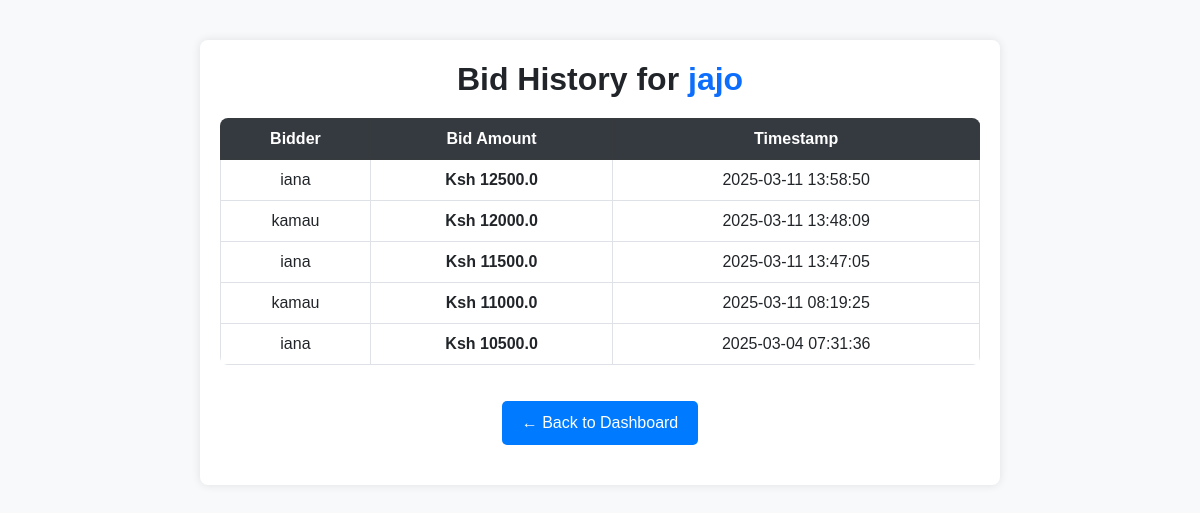
The app's page /admin/bids/history/1, older data.
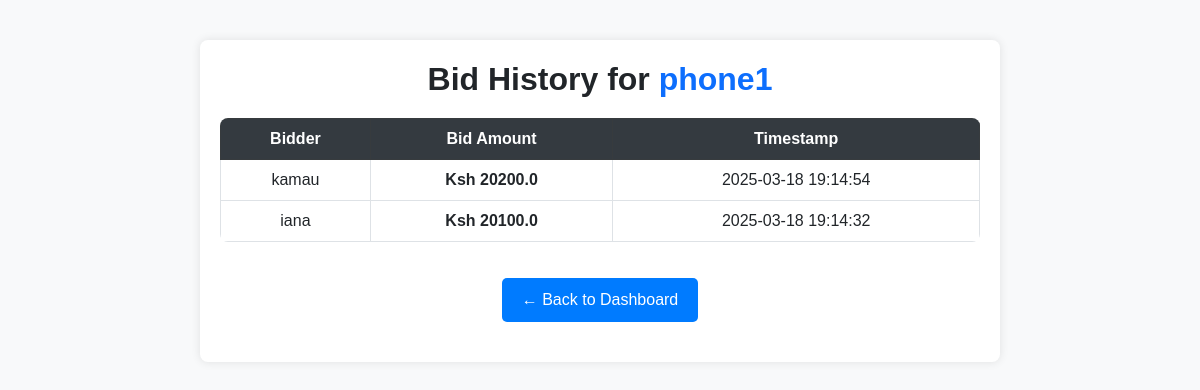
The same page, newer data.
### models.py (models this page shows)
class AuctionItem(db.Model):
    id = db.Column(db.Integer, primary_key=True)
    title = db.Column(db.String(100), nullable=False)
    description = db.Column(db.Text, nullable=False)
    starting_price = db.Column(db.Float, nullable=False)
    image = db.Column(db.String(100), nullable=True)
    end_time = db.Column(db.DateTime(timezone=True), nullable=False, default=lambda: datetime.now(timezone.utc))
    bids = db.relationship('Bid', backref='auction_item', lazy=True)
    category = db.Column(db.String(50), nullable=False)  # New field for category
    additional_images = db.relationship('AdditionalImage', back_populates='auction_item', cascade="all, delete-orphan")
    serial_number = db.Column(db.String(50), nullable=True)
    model = db.Column(db.String(50), nullable=True)
    year_of_manufacture = db.Column(db.String(4), nullable=True)
    color = db.Column(db.String(30), nullable=True)
    primary_damage = db.Column(db.String(50), nullable=True)
    secondary_damage = db.Column(db.String(50), nullable=True)
    VIN = db.Column(db.String(17), nullable=True)
    odometer = db.Column(db.Integer, nullable=True)
    working = db.Column(db.String(10), nullable=True)  # Yes/No/Not Applicable
    sale_status = db.Column(db.String(20), default='Open')  # Open, Closed, or Sold

class Bid(db.Model):
    id = db.Column(db.Integer, primary_key=True)
    user_id = db.Column(db.Integer, db.ForeignKey('user.id'), nullable=False)
    auction_id = db.Column(db.Integer, db.ForeignKey('auction_item.id'), nullable=False)
    bid_amount = db.Column(db.Float, nullable=False)
    timestamp = db.Column(db.DateTime, default=datetime.now)
    user = db.relationship('User', backref='bids')

class User(UserMixin, db.Model):
    id = db.Column(db.Integer, primary_key=True)
    username = db.Column(db.String(50), unique=True, nullable=False)
    password = db.Column(db.String(100), nullable=False)
    is_admin = db.Column(db.Boolean, default=False)

### app.py (the view)
@app.route('/admin/bids/history/<int:item_id>')
def view_bid_history(item_id):
    auction = AuctionItem.query.get(item_id)  # Fetch auction item
    if (not auction):
        abort(404)  # Handle the case where the auction item does not exist
    bids = Bid.query.filter_by(auction_id=item_id).order_by(Bid.timestamp.desc()).all()
    return render_template('view_bid_history.html', bids=bids, item_id=item_id, auction=auction)

### app.py (called while the page is built)
@app.context_processor
def inject_user_model():
    from models import User  # Import your User model here
    return dict(User=User)

### templates/view_bid_history.html (shortened to what this page needs)
<!DOCTYPE html>
<html lang="en">
<head>
    <link href="https://cdn.jsdelivr.net/npm/bootstrap@5.3.0/dist/css/bootstrap.min.css" rel="stylesheet">
</head>
<body>
<div class="container">
    <h2>Bid History for <span class="text-primary">{{ auction.title }}</span></h2>
    <div class="table-responsive">
        <table class="table table-bordered table-hover">
            <thead class="table-dark">
                <tr>
                    <th>Bidder</th>
                    <th>Bid Amount</th>
                    <th>Timestamp</th>
                </tr>
            </thead>
            <tbody>
                {% for bid in bids %}
                <tr>
                    <td>{{ bid.user.username }}</td>
                    <td class="bid-amount">Ksh {{ bid.bid_amount|round(2) }}</td>
                    <td>{{ bid.timestamp.strftime('%Y-%m-%d %H:%M:%S') }}</td>
                </tr>
                {% endfor %}
            </tbody>
        </table>
    </div>
    <a href="{{ url_for('admin_bid_management') }}" class="btn-back">← Back to Dashboard</a>
</div>
</body>
</html>

Row changes from the older to the newer data that the page shows:
no longer on this page (row edited): Bid: user.username "iana", bid_amount "12500.0", timestamp "2025-03-11 13:58:50"
no longer on this page (row edited): Bid: user.username "kamau", bid_amount "12000.0", timestamp "2025-03-11 13:48:09"
no longer on this page (row edited): Bid: user.username "iana", bid_amount "11500.0", timestamp "2025-03-11 13:47:05"
changed AuctionItem: title "jajo" → "phone1"
changed Bid "kamau": bid_amount "11000.0" → "20200.0"; timestamp "2025-03-11 08:19:25" → "2025-03-18 19:14:54"
changed Bid "iana": bid_amount "10500.0" → "20100.0"; timestamp "2025-03-04 07:31:36" → "2025-03-18 19:14:32"
